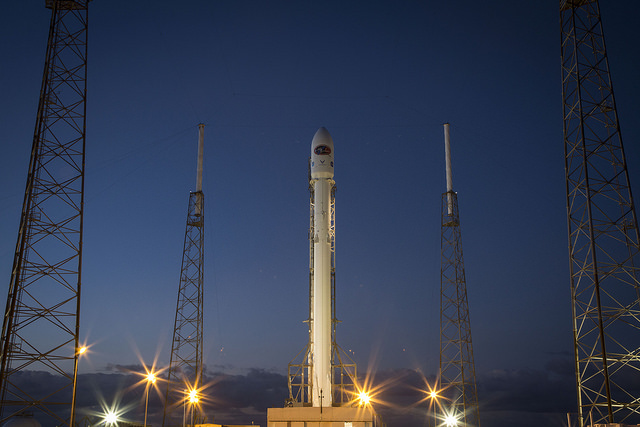
#> input picture skimage.data.rocket(), 640 x 427 px
$ python page111_warping_affine_perspective_transformations.py
#> lines starting #> are read from the running program, lines starting #| are printed output that depends on the picture
### lecture9/common.py
from __future__ import annotations

import shutil
from pathlib import Path
from urllib.request import urlopen

import cv2
import numpy as np
from skimage import data


ROOT_DIR = Path(__file__).resolve().parent
DATA_DIR = ROOT_DIR / "data"
OUTPUT_DIR = ROOT_DIR / "output"
CIRCLESGRID_PATH = DATA_DIR / "circlesgrid.png"
LENA_PATH = DATA_DIR / "Lena.png"
TRAFFIC_PATH = DATA_DIR / "traffic.mp4"
PANORAMA_DIR = DATA_DIR / "panorama"
PANORAMA_MARKER_PATH = PANORAMA_DIR / ".dataset_source.txt"
PANORAMA_MAX_WIDTH = 1400
PANORAMA_SOURCE_URLS = [
    ("boat1.jpg", "https://raw.githubusercontent.com/opencv/opencv_extra/4.x/testdata/stitching/boat1.jpg"),
    ("boat2.jpg", "https://raw.githubusercontent.com/opencv/opencv_extra/4.x/testdata/stitching/boat2.jpg"),
    ("boat3.jpg", "https://raw.githubusercontent.com/opencv/opencv_extra/4.x/testdata/stitching/boat3.jpg"),
    ("boat4.jpg", "https://raw.githubusercontent.com/opencv/opencv_extra/4.x/testdata/stitching/boat4.jpg"),
    ("boat5.jpg", "https://raw.githubusercontent.com/opencv/opencv_extra/4.x/testdata/stitching/boat5.jpg"),
    ("boat6.jpg", "https://raw.githubusercontent.com/opencv/opencv_extra/4.x/testdata/stitching/boat6.jpg"),
]


def to_uint8(image: np.ndarray) -> np.ndarray:
    if image.dtype == np.uint8:
        return image
    image_float = image.astype(np.float32)
    if float(image_float.min()) >= 0.0 and float(image_float.max()) <= 1.0:
        image_float *= 255.0
    return np.clip(image_float, 0, 255).astype(np.uint8)


# [5 lines left out: function ensure_color, not called in this run]


def save_image(path: Path, image: np.ndarray) -> Path:
    path.parent.mkdir(parents=True, exist_ok=True)
    if not cv2.imwrite(str(path), to_uint8(image)):
        raise OSError(f"Could not save image: {path}")
    print(f"Saved image: {path}")
    return path


# [25 lines left out: functions plot_bgr, plot_gray, finalize_figure, not called in this run]


def read_color(path: Path) -> np.ndarray:
    ensure_demo_data()
    image = cv2.imread(str(path), cv2.IMREAD_COLOR)
    if image is None:
        raise FileNotFoundError(f"Could not read image: {path}")
    return image


def download_image(url: str) -> np.ndarray:
    with urlopen(url, timeout=30) as response:
        payload = response.read()
    buffer = np.frombuffer(payload, dtype=np.uint8)
    image = cv2.imdecode(buffer, cv2.IMREAD_COLOR)
    if image is None:
        raise ValueError(f"Could not decode image from URL: {url}")
    return image


def resize_to_max_width(image: np.ndarray, max_width: int) -> np.ndarray:
    if image.shape[1] <= max_width:
        return image
    scale = max_width / float(image.shape[1])
    return cv2.resize(image, (0, 0), fx=scale, fy=scale, interpolation=cv2.INTER_AREA)


def generate_circlesgrid() -> None:
    if CIRCLESGRID_PATH.exists():
        return

    height = 320
    width = 320
    image = np.full((height, width, 3), 30, dtype=np.uint8)

    for row in range(7):
        for col in range(7):
            center = (40 + col * 40, 40 + row * 40)
            radius = 11 if (row + col) % 2 == 0 else 9
            cv2.circle(image, center, radius, (245, 245, 245), -1, cv2.LINE_AA)
            cv2.circle(image, center, radius + 3, (90, 160, 255), 2, cv2.LINE_AA)

    cv2.rectangle(image, (18, 18), (302, 302), (0, 210, 255), 2, cv2.LINE_AA)
    save_image(CIRCLESGRID_PATH, image)


def generate_lena() -> None:
    if LENA_PATH.exists():
        return

    for source in (
        ROOT_DIR.parent / "lecture3" / "data" / "lena.png",
        ROOT_DIR.parent / "lecture4" / "data" / "lena.png",
        ROOT_DIR.parent / "lecture3" / "data" / "Lena.png",
        ROOT_DIR.parent / "lecture4" / "data" / "Lena.png",
    ):
        if source.exists():
            shutil.copy2(source, LENA_PATH)
            print(f"Copied image: {source} -> {LENA_PATH}")
            return

    fallback = cv2.cvtColor(data.astronaut(), cv2.COLOR_RGB2BGR)
    fallback = cv2.resize(fallback, (512, 512), interpolation=cv2.INTER_AREA)
    save_image(LENA_PATH, fallback)


def generate_traffic_clip(frame_count: int = 150) -> None:
#> called with frame_count = 150
    if TRAFFIC_PATH.exists():
        return

    source = ROOT_DIR.parent / "lecture8" / "data" / "traffic.mp4"
    if source.exists():
        capture = cv2.VideoCapture(str(source))
        if capture.isOpened():
            try:
                fps = float(capture.get(cv2.CAP_PROP_FPS))
                fps = fps if fps > 0 else 15.0
                source_frames = int(capture.get(cv2.CAP_PROP_FRAME_COUNT))
                start_frame = min(max(0, source_frames // 10), max(0, source_frames - frame_count - 1))
                capture.set(cv2.CAP_PROP_POS_FRAMES, start_frame)

                ok, first = capture.read()
                if ok and first is not None:
                    resized_first = cv2.resize(first, (0, 0), fx=0.5, fy=0.5, interpolation=cv2.INTER_AREA)
                    height, width = resized_first.shape[:2]
                    writer = cv2.VideoWriter(
                        str(TRAFFIC_PATH),
                        cv2.VideoWriter_fourcc(*"mp4v"),
                        min(fps, 15.0),
                        (width, height),
                    )
                    if writer.isOpened():
                        written = 0
                        frame = first
                        while written < frame_count and frame is not None:
                            resized = cv2.resize(frame, (width, height), interpolation=cv2.INTER_AREA)
                            writer.write(resized)
                            written += 1
                            ok, frame = capture.read()
                            if not ok:
                                break
                        writer.release()
                        if written > 0:
                            print(f"Created video: {TRAFFIC_PATH}")
                            return
            finally:
                capture.release()

    base = cv2.cvtColor(data.rocket(), cv2.COLOR_RGB2BGR)
    base = cv2.resize(base, (640, 360), interpolation=cv2.INTER_AREA)
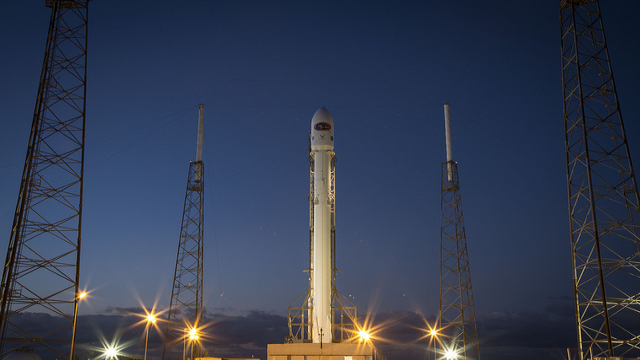
#> base: shape (360, 640, 3); mean B, G, R 82.3, 61.3, 52.3
    writer = cv2.VideoWriter(str(TRAFFIC_PATH), cv2.VideoWriter_fourcc(*"mp4v"), 15.0, (640, 360))
    if not writer.isOpened():
        raise OSError(f"Could not create video: {TRAFFIC_PATH}")
    try:
        for index in range(frame_count):
            frame = np.zeros((360, 640, 3), dtype=np.uint8)
            shift = index * 3
            x0 = 40 + shift % 560
            frame[:, :] = (35, 35, 35)
            cv2.line(frame, (320, 0), (320, 359), (70, 70, 70), 8, cv2.LINE_AA)
            cv2.rectangle(frame, (x0, 150), (x0 + 110, 250), (80, 120, 220), -1, cv2.LINE_AA)
            cv2.circle(frame, (x0 + 25, 255), 16, (20, 20, 20), -1, cv2.LINE_AA)
            cv2.circle(frame, (x0 + 85, 255), 16, (20, 20, 20), -1, cv2.LINE_AA)
            patch = base[90:240, 200:440]
            frame[100:250, 200:440] = cv2.addWeighted(frame[100:250, 200:440], 0.35, patch, 0.65, 0.0)
            writer.write(frame)
#> this loop made 150 passes
#> pass 1, in generate_traffic_clip, `patch = base[90:240, 200:440]`:
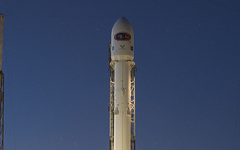
#> patch: shape (150, 240, 3); mean B, G, R 99.2, 69.8, 55.9
#> after the loop:
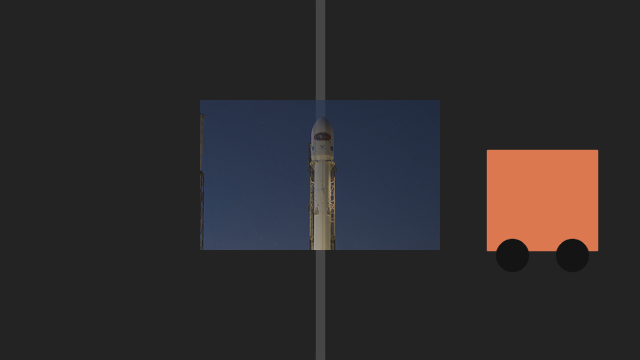
#> frame: shape (360, 640, 3); mean B, G, R 43.9, 42.7, 46
    finally:
        writer.release()
    print(f"Created video: {TRAFFIC_PATH}")


def generate_panorama_images() -> None:
    target_paths = [PANORAMA_DIR / name for name, _ in PANORAMA_SOURCE_URLS]
    if PANORAMA_MARKER_PATH.exists() and all(path.exists() for path in target_paths):
        return

    PANORAMA_DIR.mkdir(parents=True, exist_ok=True)
    for legacy_path in (PANORAMA_DIR / "0.jpg", PANORAMA_DIR / "1.jpg", PANORAMA_DIR / "2.jpg"):
        if legacy_path.exists():
            legacy_path.unlink()

    for filename, url in PANORAMA_SOURCE_URLS:
        image = download_image(url)
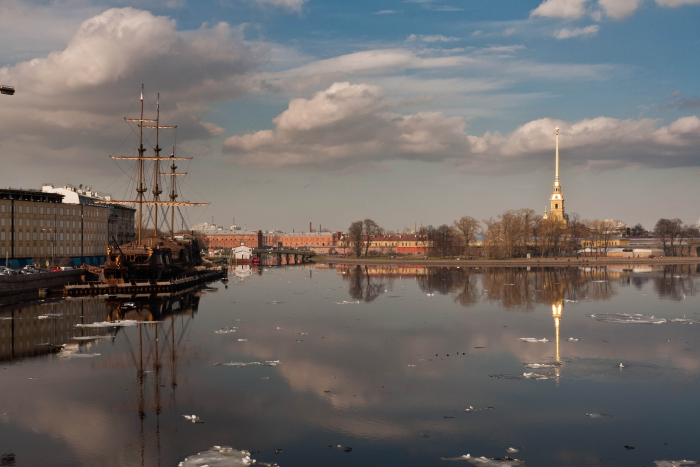
#> input picture lecture9/data/panorama/boat1.jpg, 1400 x 933 px, found by its file name (shown at 1/2 size)
#> in download_image, image is the input picture: shape (933, 1400, 3); mean B, G, R 104, 106.6, 111.8
        image = resize_to_max_width(image, PANORAMA_MAX_WIDTH)
        save_image(PANORAMA_DIR / filename, image)

    PANORAMA_MARKER_PATH.write_text(
        "OpenCV stitching sample dataset: boat1-boat6\n"
        "Source: https://github.com/opencv/opencv_extra/tree/4.x/testdata/stitching\n",
        encoding="utf-8",
    )


def panorama_image_paths() -> list[Path]:
    ensure_demo_data()
    return [PANORAMA_DIR / name for name, _ in PANORAMA_SOURCE_URLS]


# [4 lines left out: function create_stitcher, not called in this run]


def ensure_demo_data() -> None:
    DATA_DIR.mkdir(parents=True, exist_ok=True)
    OUTPUT_DIR.mkdir(parents=True, exist_ok=True)
    generate_circlesgrid()
    generate_lena()
    generate_traffic_clip()
    generate_panorama_images()
#> (the call stopped at in download_image, `with urlopen(url, timeout=30) as response:`: the network is not available in this run)
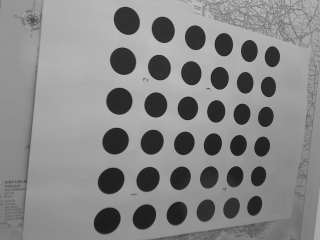
#> input picture lecture9/data/circlesgrid.png, 320 x 240 px
#> in read_color, image is the input picture: shape (240, 320, 3); min 26, max 190, mean 135.7

### lecture9/page111_warping_affine_perspective_transformations.py
from __future__ import annotations

import argparse

import cv2
import matplotlib.pyplot as plt
import numpy as np

from common import CIRCLESGRID_PATH, finalize_figure, plot_bgr, read_color, save_image


AFFINE_DST = np.array([[0, 240], [0, 0], [240, 0]], dtype=np.float32)
PERSPECTIVE_DST = np.array([[0, 240], [0, 0], [240, 0], [240, 240]], dtype=np.float32)
AFFINE_SRC_DEFAULT = np.array([[41, 279], [39, 40], [280, 39]], dtype=np.float32)
PERSPECTIVE_SRC_DEFAULT = np.array([[39, 279], [40, 40], [279, 40], [280, 279]], dtype=np.float32)


def parse_args() -> argparse.Namespace:
    parser = argparse.ArgumentParser(description="Lecture 9 page 111: affine and perspective warping demo.")
    parser.add_argument("--show", action="store_true", help="Open the Matplotlib figure after saving.")
    parser.add_argument("--interactive", dest="interactive", action="store_true", help="Select source points manually with the mouse.")
    parser.add_argument("--non-interactive", dest="interactive", action="store_false", help="Use the built-in source points instead of mouse selection.")
    parser.set_defaults(interactive=True)
    return parser.parse_args()


def draw_points(image: np.ndarray, points: np.ndarray, closed: bool = False) -> np.ndarray:
    output = image.copy()
    for index, point in enumerate(points.astype(int), start=1):
        cv2.circle(output, tuple(point), 8, (0, 255, 0), 2, cv2.LINE_AA)
        cv2.putText(output, str(index), tuple(point + np.array([6, -6])), cv2.FONT_HERSHEY_SIMPLEX, 0.7, (0, 255, 0), 2, cv2.LINE_AA)
    if closed and len(points) >= 4:
        cv2.polylines(output, [points.astype(int)], True, (0, 200, 255), 2, cv2.LINE_AA)
    return output


def select_points(image: np.ndarray, point_count: int) -> np.ndarray:
#> called with point_count = 3
    selected: list[list[int]] = []
    canvas = image.copy()

    def mouse_callback(event, x, y, _flags, _param) -> None:
        if event == cv2.EVENT_LBUTTONUP and len(selected) < point_count:
            selected.append([x, y])
            cv2.circle(canvas, (x, y), 8, (0, 255, 0), 2, cv2.LINE_AA)
            cv2.putText(canvas, str(len(selected)), (x + 6, y - 6), cv2.FONT_HERSHEY_SIMPLEX, 0.7, (0, 255, 0), 2, cv2.LINE_AA)

    cv2.namedWindow("select_points")
    cv2.setMouseCallback("select_points", mouse_callback)
    try:
        while len(selected) < point_count:
            cv2.imshow("select_points", canvas)
            key = cv2.waitKey(20) & 0xFF
#> (key Esc is pressed here)
            if key == 27:
                break
        if len(selected) != point_count:
#> (the run stopped early here; a loop or call above may not have finished)
